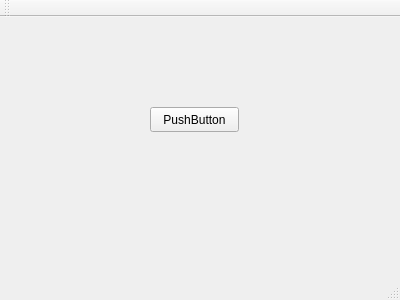
<?xml version="1.0" encoding="UTF-8"?>
<ui version="4.0">
 <class>MainWindow</class>
 <widget class="QMainWindow" name="MainWindow">
  <property name="geometry">
   <rect>
    <x>0</x>
    <y>0</y>
    <width>400</width>
    <height>300</height>
   </rect>
  </property>
  <property name="windowTitle">
   <string>MainWindow</string>
  </property>
  <widget class="QWidget" name="centralWidget">
   <widget class="QPushButton" name="pushButton">
    <property name="geometry">
     <rect>
      <x>150</x>
      <y>90</y>
      <width>89</width>
      <height>25</height>
     </rect>
    </property>
    <property name="text">
     <string>PushButton</string>
    </property>
   </widget>
  </widget>
  <widget class="QMenuBar" name="menuBar">
   <property name="geometry">
    <rect>
     <x>0</x>
     <y>0</y>
     <width>400</width>
     <height>28</height>
    </rect>
   </property>
  </widget>
  <widget class="QToolBar" name="mainToolBar">
   <attribute name="toolBarArea">
    <enum>TopToolBarArea</enum>
   </attribute>
   <attribute name="toolBarBreak">
    <bool>false</bool>
   </attribute>
  </widget>
  <widget class="QStatusBar" name="statusBar"/>
 </widget>
 <layoutdefault spacing="6" margin="11"/>
 <resources/>
 <connections/>
</ui>
